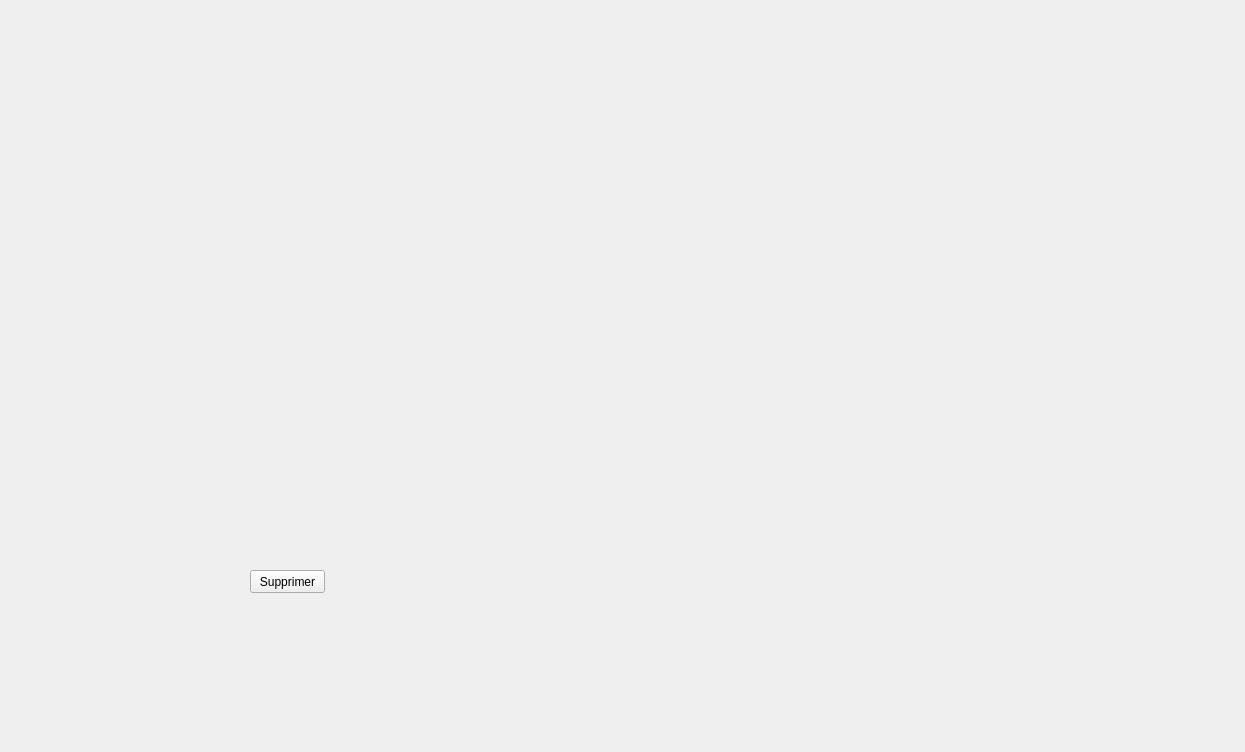
<?xml version="1.0" encoding="UTF-8"?>
<ui version="4.0">
 <class>Form</class>
 <widget class="QWidget" name="Form">
  <property name="geometry">
   <rect>
    <x>0</x>
    <y>0</y>
    <width>1245</width>
    <height>752</height>
   </rect>
  </property>
  <property name="windowTitle">
   <string>Form</string>
  </property>
  <widget class="QPushButton" name="pushButton_4">
   <property name="geometry">
    <rect>
     <x>250</x>
     <y>570</y>
     <width>75</width>
     <height>23</height>
    </rect>
   </property>
   <property name="text">
    <string>Supprimer</string>
   </property>
  </widget>
  <widget class="QLineEdit" name="lineEdit_8">
   <property name="geometry">
    <rect>
     <x>1370</x>
     <y>820</y>
     <width>113</width>
     <height>20</height>
    </rect>
   </property>
   <property name="styleSheet">
    <string notr="true"/>
   </property>
  </widget>
  <widget class="QPushButton" name="pushButton_6">
   <property name="geometry">
    <rect>
     <x>1510</x>
     <y>910</y>
     <width>75</width>
     <height>23</height>
    </rect>
   </property>
   <property name="text">
    <string>Rechercher</string>
   </property>
  </widget>
  <widget class="QTableView" name="tableau_2">
   <property name="geometry">
    <rect>
     <x>1130</x>
     <y>860</y>
     <width>301</width>
     <height>131</height>
    </rect>
   </property>
  </widget>
  <widget class="QLabel" name="label_11">
   <property name="enabled">
    <bool>false</bool>
   </property>
   <property name="geometry">
    <rect>
     <x>990</x>
     <y>810</y>
     <width>371</width>
     <height>41</height>
    </rect>
   </property>
   <property name="font">
    <font>
     <pointsize>12</pointsize>
     <weight>75</weight>
     <bold>true</bold>
     <underline>true</underline>
    </font>
   </property>
   <property name="text">
    <string>&lt;html&gt;&lt;head/&gt;&lt;body&gt;&lt;p&gt;&lt;span style=&quot; color:#a8a35c;&quot;&gt;Entrez l'identifiant de l'abonné à Rechercher&lt;/span&gt;&lt;/p&gt;&lt;/body&gt;&lt;/html&gt;</string>
   </property>
  </widget>
  <widget class="QPushButton" name="pushButton_5">
   <property name="geometry">
    <rect>
     <x>620</x>
     <y>930</y>
     <width>75</width>
     <height>23</height>
    </rect>
   </property>
   <property name="text">
    <string>Supprimer</string>
   </property>
  </widget>
  <widget class="QLabel" name="label_10">
   <property name="enabled">
    <bool>false</bool>
   </property>
   <property name="geometry">
    <rect>
     <x>410</x>
     <y>880</y>
     <width>371</width>
     <height>41</height>
    </rect>
   </property>
   <property name="font">
    <font>
     <pointsize>12</pointsize>
     <weight>75</weight>
     <bold>true</bold>
     <underline>true</underline>
    </font>
   </property>
   <property name="text">
    <string>&lt;html&gt;&lt;head/&gt;&lt;body&gt;&lt;p&gt;&lt;span style=&quot; color:#a8a35c;&quot;&gt;Entrez l'identifiant de l'abonné à supprimer &lt;/span&gt;&lt;/p&gt;&lt;/body&gt;&lt;/html&gt;</string>
   </property>
  </widget>
  <widget class="QLineEdit" name="lineEdit_7">
   <property name="geometry">
    <rect>
     <x>820</x>
     <y>890</y>
     <width>113</width>
     <height>20</height>
    </rect>
   </property>
  </widget>
 </widget>
 <resources/>
 <connections/>
</ui>
